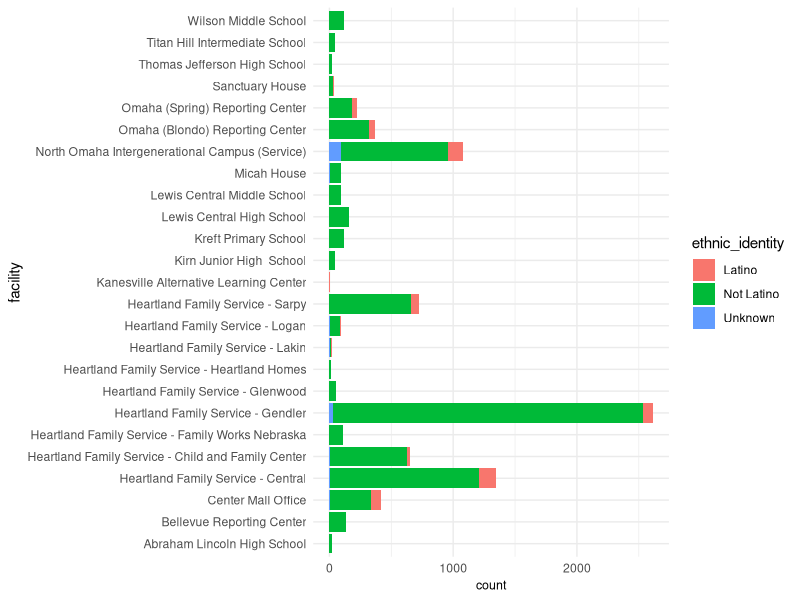

R code for this plot:
## ---- chunk 1
knitr::opts_chunk$set(echo = TRUE)
## ---- chunk 2
library('ggplot2')
library('tidyverse')
library('dplyr')
HFS <- read.csv("HFS Service Data.csv")
HFS.Ethnicity2<-HFS [c(2,3,4,24,25,45,49)]
HFS.Ethnicity2 = HFS.Ethnicity2[HFS.Ethnicity2$ethnic_identity != "Not Collected",]

HFS.Ethnicity2$ethnic_identity[HFS.Ethnicity2$ethnic_identity== "Not Spanish/Hispanic/Latino"]<- "Not Latino"

HFS.Ethnicity2$ethnic_identity[HFS.Ethnicity2$ethnic_identity== "Mexican"]<- "Latino"

HFS.Ethnicity2$ethnic_identity[HFS.Ethnicity2$ethnic_identity== "Other Hispanic or Latino"]<- "Latino"
## ---- chunk 3
p<-ggplot(HFS.Ethnicity2) +
  aes(x = facility, fill = ethnic_identity) +
  geom_bar() +
  scale_fill_hue(direction = 1) +
  coord_flip() +
  theme_minimal() +  theme(axis.title.x = element_text(size = 9L),)
## ---- chunk 4
p
